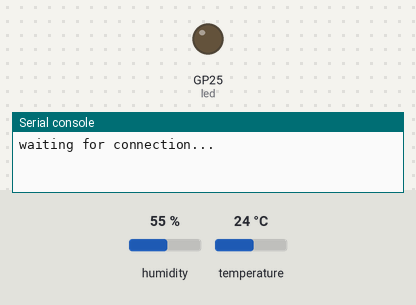
This program was run on a simulated Raspberry Pi Pico running MicroPython. On the bench: output pins drawn as LEDs (lit = HIGH), the last lines printed to the serial console. The test bench sets the inputs (shaded band); at power-on: humidity 55 %, temperature 24 °C. WiFi joins after 1.5 s; no MQTT or app messages arrive unless stated. At 4.3 s the program stops and its outputs stay as they are.

Above: at 0.1 s.
At 2.2 s:
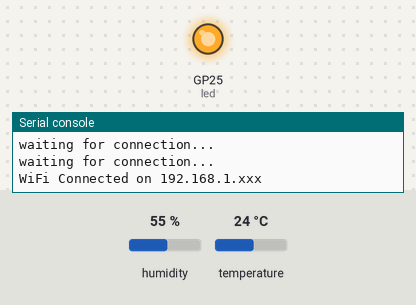
Timing chart, 0 to 5.7 s (numbered marks = the images above):
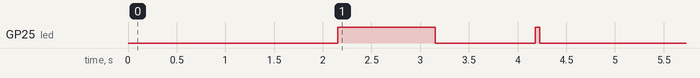

Measured:
- by itself, GP25 (led): LOW → HIGH at 2.2 s, → LOW 1.0 s later, → HIGH 1.0 s later, → LOW 0.05 s later

The program:

DHT22_sensor_MQTT_pico_V4.py
```python
#DHT22_sensor_MQTT_picoW_V4 by Jamison 'Calculon000' Ward

from machine import Pin
from machine import WDT
from time import sleep
import network
import dht
from umqtt.simple import MQTTClient

#loop time settings
# the DHT22 returns at most one measurement every 2s
mqtt_update_frequency = 10
mqtt_reset_frequency = 360
#This is just watchdog timer stuff that resets the pi if the script freezes. You shouldn't need to adjust this even if you change the other timer variables.
WDT_timeout = 5000
WDT_feed_delay = float(WDT_timeout / 2000)
WDT_loops = float(mqtt_update_frequency/WDT_feed_delay)
updateflip=0

wdt = WDT(timeout=WDT_timeout) #timeout to restart pico if program freezes

led = Pin("LED", Pin.OUT)
led.off()

# DHT22 sensor settings
sensor = dht.DHT22(Pin(28))

# wlan settings
wifi_ssid = ''
wifi_password = ''
wifi_staticip = '192.168.1.xxx'

# MQTT broker settings
MQTT_BROKER_HOST = "192.168.1.xxx"
MQTT_BROKER_PORT = 1883
MQTT_TOPIC = "room/dht22"
MQTT_USERNAME = "mqtt"
MQTT_PASSWORD = ""
mqtt_client_id = "room"

def WDT_sleep():
    for i in range(WDT_loops):
        wdt.feed()
        sleep(WDT_feed_delay)
    wdt.feed()

def blink(numblinks,speed=0.1):
    for i in range(numblinks*2):
        led.toggle()
        sleep(speed)
    #return

def wifi_connect(wifi_ssid,wifi_password,wifi_staticip):
    good_connection= False
    while good_connection == False:
        wlan = network.WLAN(network.STA_IF)
        wlan.ifconfig((wifi_staticip, '255.255.255.0', '192.168.1.254', '8.8.8.8'))
        wlan.active(True)
        wlan.connect(wifi_ssid, wifi_password)
        for ct in range(5):
            if wlan.isconnected() == True:
                good_connection= True
            else:
                print('waiting for connection...')
                wdt.feed()
                sleep(1)
    ip = wlan.ifconfig()[0]
    print(f'WiFi Connected on {ip}')
    #return ip

# Connect to WiFi
try:
    wifi_connect(wifi_ssid,wifi_password,wifi_staticip)
except OSError as error:
    print(f'Wifi Error {error}')

try:
    while True:
        # Initialize our MQTTClient and connect to the MQTT server
        mqtt_client = MQTTClient(
            client_id=mqtt_client_id,
            server=MQTT_BROKER_HOST,
            port=MQTT_BROKER_PORT,
            keepalive=60,
            user=MQTT_USERNAME,
            password=MQTT_PASSWORD)
        mqtt_client.connect()
        wdt.feed()
        blink(1,1)

        for i in range(mqtt_reset_frequency):
            sensor.measure()     # Recovers measurements from the sensor
            temperature=round(float(sensor.temperature()),1)
            print(f"Temperature : {temperature}{updateflip}°C")
            mqtt_client.publish(MQTT_TOPIC + "/temperature", f"{temperature}{updateflip}")
            updateflip+=1
            updateflip%=2
            humidity=sensor.humidity()
            print(f"Humidity    : {humidity}%")
            mqtt_client.publish(MQTT_TOPIC + "/humidity", f"{humidity}")
            blink(1,0.05)
            WDT_sleep()
        mqtt_client.disconnect()
        WDT_sleep()
except Exception as e:
    print(f'MQTT Error: {e}')
```
